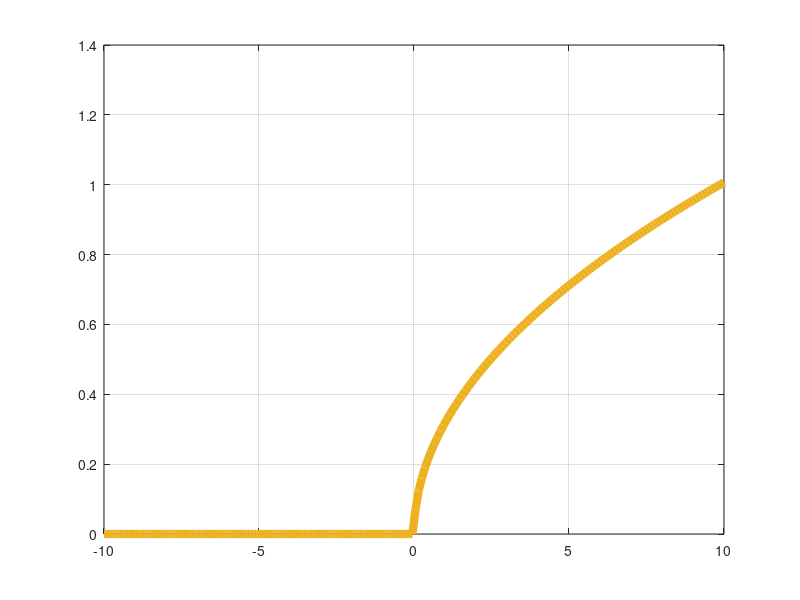

Source code (MATLAB): (Note: this script raises an error after producing the figure.)
% In this script we will be studying the reponse of the theta neuron model
% on different types of input current.

clear all; close all; clc;

%% Setup
addpath('../Functions');

set(groot,'DefaultAxesXGrid','on')
set(groot,'DefaultAxesYGrid','on')

tnow = 0; tend = 10;
F = @thetaneuron; h = 0.001;

titlefont = 15;
labelfont = 17;
axesfont = 12;
m = 1; n = 2;

%% Investigate the frequency - current curve:
% We know that T = pi/sqrt(I)
fI = figure('Renderer', 'painters', 'Position', [50 800 330 200]); hold on; box on;
I = @fI_current;
h = 0.01;

tend = 50;

% Theoratical result:
Idraw = linspace(-10,10, 200);
plot(Idraw, sqrt(Idraw)./pi, 'LineWidth', 6, 'color', '#EDB120');

nmeasure = 33;
Imeasure = [linspace(-10,-1, nmeasure/3), linspace(0,1, nmeasure/3), linspace(2,10, nmeasure/3)];
frequencies = zeros(nmeasure,1);
for i = 1:nmeasure
    I = @(t) Imeasure(i);

    % Simulate
    [t, thetas] = DOPRI_singleneuron(F, 0, tend, -pi, h, I);
    NaNthetas = spikesNaN(thetas);

    % Measurements:
    if sum(isnan(NaNthetas)) > 0
        idx = [1, find(isnan(NaNthetas))];
        frequencies(i) = mean(1./diff(t(idx))) + 0;
    else    
        frequencies(i) = 0;
    end
end

drawfrequencies = interp1(Imeasure',frequencies,Idraw);

plot(Imeasure, frequencies, ':k', 'LineWidth', 3);

xlabel('$I$','Interpreter','latex', 'FontSize', labelfont)
ylabel('$\frac{1}{T}$','Interpreter','latex','Rotation', 0, 'FontSize', labelfont*1.5, 'VerticalAlignment','middle', 'HorizontalAlignment','right')
legend('$\frac{\sqrt{I}}{\pi}$', '$1/\hat{T}$', 'Interpreter','latex', 'FontSize', labelfont, 'Location', 'northwest')

set(findall(gcf,'-property','FontName'),'FontName','Avenir')
exportgraphics(fI,'../Figures/ThetaNeuronfI.pdf')

%% Draw the explanation about the PRC:
fPRC = figure('Renderer', 'painters', 'Position', [0 1000 700 200]); hold on; box on;

imrow(1) = subplot(m,n,1); hold on; box on;
I = 5;
t = 0:0.01:3.2;
realthetas = @(t) 2*atan(-sqrt(I)*cot(t*sqrt(I)));
drawrealthetas = spikesNaN(realthetas(t));
realspiketime = t(isnan(drawrealthetas));

phasebifftime = 0.8; change = 0.2;
bifthetas = realthetas(t);
bifidx = find(t == phasebifftime);
bifthetas(bifidx:end) = realthetas(t(bifidx:end) - change);
drawbifthetas = spikesNaN(bifthetas);
bifspiketime = t(isnan(drawbifthetas));

replacedvalue = bifthetas(t == phasebifftime);
bifthetas(bifidx-1) = NaN;
drawbifthetas(bifidx-1) = NaN;

newvaluetime = fsolve(@(t) realthetas(t) - replacedvalue, phasebifftime, optimoptions('fsolve','Display','off'));

line([phasebifftime, phasebifftime], [drawrealthetas(bifidx), drawbifthetas(bifidx)], 'LineStyle', '--', 'color', 'k', 'LineWidth', 1)

plot(t, bifthetas, ':k', 'LineWidth', 1, 'HandleVisibility','off');
plot(t, drawbifthetas, '-r', 'LineWidth', 2);

plot(t, realthetas(t), ':k', 'LineWidth', 1, 'HandleVisibility','off');
plot(t, drawrealthetas, '-', 'LineWidth', 2, 'color', '#0072BD');

text(phasebifftime + 0.02, 0.5*(drawbifthetas(bifidx+1) + drawrealthetas(bifidx-1)) + 0.5, '$$\varepsilon$$', 'HorizontalAlignment', 'left', 'FontSize', labelfont, 'Interpreter', 'latex');


xlabel('Time','Interpreter','tex','FontSize', labelfont, 'FontName', 'SansSerif')
ylabel('$\theta$','Interpreter','latex', 'FontSize', labelfont)
set(gca,'XLim', [t(1), t(end)], 'XTick',[0, newvaluetime, phasebifftime, realspiketime(1), bifspiketime(1), realspiketime(2)], 'XTickLabel',{'0','$$\phi_{\rm{new}}$$','$$\phi$$','$$T$$','$$T_{\phi}$$','$$2T$$'}, 'TickLabelInterpreter', 'latex', 'FontSize', axesfont, 'FontName', 'SansSerif')
set(gca,'YTick',[-pi, -pi/2, replacedvalue, 0, pi/2, pi], 'YTickLabel',{'-$$\pi$$','$$-\frac{\pi}{2}$$',' ','0','$$\frac{\pi}{2}$$','$$\pi$$'}, 'TickLabelInterpreter', 'latex', 'YLim', [-pi-0.2, pi + 0.2], 'FontSize', axesfont)


%% Draw the PRC itself:
imrow(2) = subplot(m,n,2); hold on; box on;

I = 0.1; T = pi/sqrt(I);
torg = linspace(0, T-0.001, 100);
t = torg(1:end-1);
iPRC = 1/(2*I) * (1 - cos(2*pi*t/T));
realthetas = @(t) 2*atan(-sqrt(I)*cot(t*sqrt(I)));
realdthetas = @(t) 2*I*csc(t*sqrt(I)).^2./(I*cot(t*sqrt(I)).^2 + 1);

yyaxis right;
es = 0.1:0.1:1;
for e = es
    Tf = 1/sqrt(I)*(pi/2 - atan(-e/sqrt(I) + cot(t*sqrt(I)))) - t;
    PRC = Tf*(2*I);
    plts = plot(t, PRC, '-', 'LineWidth', 2, 'Color', '#D95319');
    plts.Color=[0.8500 0.3250 0.0980, e];
end
xlim([0, T]);
% plot(t, iPRC, 'LineWidth', 2, 'color', '#D95319')
ylabel('\sl PRC', 'FontSize', labelfont, 'FontName', 'SansSerif')

yyaxis left;
plot(torg, realthetas(torg), 'LineWidth', 2, 'color', '#0072BD')
% ylabel('$$\theta$$', 'FontSize', labelfont, 'Interpreter', 'latex')
set(gca,'YTick',[-pi, -pi/2, 0, pi/2, pi], 'YTickLabel',{'-$$\pi$$','$$-\frac{\pi}{2}$$','0','$$\frac{\pi}{2}$$','$$\pi$$'}, 'TickLabelInterpreter', 'latex', 'YLim', [-pi-0.2, pi + 0.2], 'FontSize', axesfont)
ax = gca; ax.YAxis(1).Color = 'k'; ax.YAxis(2).Color = '#D95319';
xlabel('$\phi$','Interpreter','latex', 'FontSize', labelfont)
set(gca,'XTick',[0, T/2, T], 'XTickLabel',{'0','$$T/2$$','$$T$$'}, 'TickLabelInterpreter', 'latex')


%%
set(findall(gcf,'-property','FontName'),'FontName','Avenir')
exportgraphics(fPRC,'../Figures/ThetaNeuronPRC.pdf')

%% Functions:

function I = fI_current(t)
    I = 1.0e-3.*t.^(1);
end
